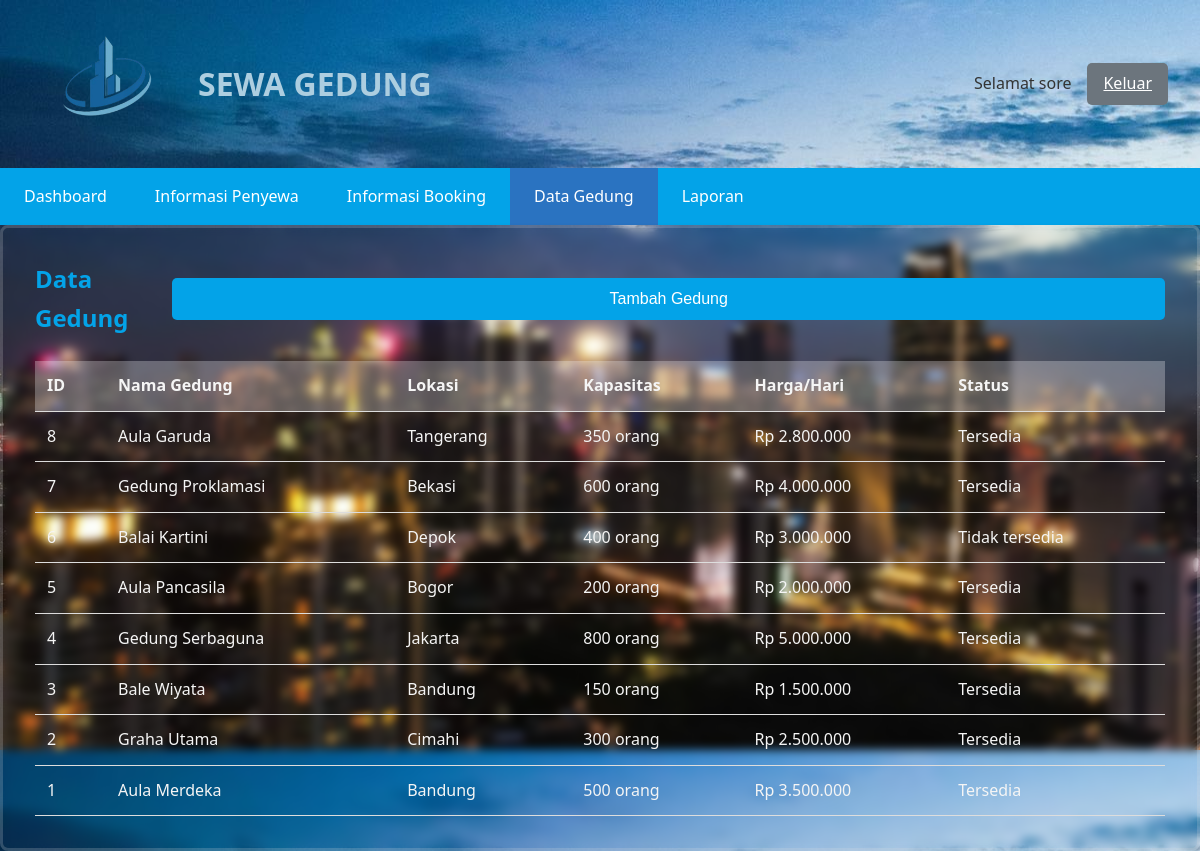
Screenshot of /gedung.php (signed in) with the database file from the repository.
### tables this page shows
CREATE TABLE gedung (
    id INT AUTO_INCREMENT PRIMARY KEY,
    nama VARCHAR(100) NOT NULL,
    lokasi VARCHAR(100) NOT NULL,
    kapasitas INT NOT NULL,
    harga DECIMAL(10,2) NOT NULL,
    status ENUM('tersedia', 'tidak tersedia') DEFAULT 'tersedia'
);

### gedung.php (the view, shortened to what this page needs)
<?php
require_once 'config/database.php';
$stmt = $pdo->query("SELECT * FROM gedung ORDER BY id DESC");
$gedung_list = $stmt->fetchAll(PDO::FETCH_ASSOC);
?>
<!DOCTYPE html>
<html lang="id">
<head>
</head>
<body>
    <div class="dashboard-container">
        <header class="dashboard-header">
            <div class="header-left">
                <img src="assets/logo.png" alt="Logo UT" class="logo">
                <h1>SEWA GEDUNG</h1>
            </div>
            <div class="header-right">
                <span id="greeting" class="greeting"></span>
                <a href="logout.php" class="btn-secondary">Keluar</a>
            </div>
        </header>
        <nav class="dashboard-nav">
            <ul>
                <li><a href="dashboard.php" class="nav-link">Dashboard</a></li>
                <li><a href="penyewa.php" class="nav-link">Informasi Penyewa</a></li>
                <li><a href="booking.php" class="nav-link">Informasi Booking</a></li>
                <li><a href="gedung.php" class="nav-link active">Data Gedung</a></li>
                <li><a href="laporan.php" class="nav-link">Laporan</a></li>
            </ul>
        </nav>
        <main class="stok-main">
            <div class="stok-header">
                <h2>Data Gedung</h2>
                <button id="addStockBtn" class="btn-primary">Tambah Gedung</button>
            </div>
            <table class="stock-table">
                <thead>
                    <tr>
                        <th>ID</th>
                        <th>Nama Gedung</th>
                        <th>Lokasi</th>
                        <th>Kapasitas</th>
                        <th>Harga/Hari</th>
                        <th>Status</th>
                    </tr>
                </thead>
                <tbody>
                    <?php foreach($gedung_list as $gedung): ?>
                    <tr>
                        <td><?= $gedung['id'] ?></td>
                        <td><?= htmlspecialchars($gedung['nama']) ?></td>
                        <td><?= htmlspecialchars($gedung['lokasi']) ?></td>
                        <td><?= $gedung['kapasitas'] ?> orang</td>
                        <td>Rp <?= number_format($gedung['harga'], 0, ',', '.') ?></td>
                        <td><span class="status-<?= $gedung['status'] ?>"><?= ucfirst($gedung['status']) ?></span></td>
                    </tr>
                    <?php endforeach; ?>
                </tbody>
            </table>
        </main>
    </div>
</body>
</html>

### gedung.php (style rules this page uses)
* { margin: 0; padding: 0; box-sizing: border-box; }
body { font-family: 'Segoe UI', Tahoma, Geneva, Verdana, sans-serif; line-height: 1.6; color: #333; background-image: url(assets/gedung.png); }
.logo { max-width: 150px; margin-bottom: 1rem; }
.btn-primary { width: 100%; padding: 0.75rem; background-color: #03a3e8; color: white; border: none; border-radius: 5px; font-size: 1rem; cursor: pointer; transition: background-color 0.3s; }
.btn-secondary { padding: 0.5rem 1rem; background-color: #6c757d; color: white; border: none; border-radius: 5px; cursor: pointer; transition: background-color 0.3s; }
.dashboard-container { display: flex; flex-direction: column; min-height: 100vh; }
.dashboard-header { display: flex; justify-content: space-between; align-items: center; padding: 1rem 2rem; background-image: url("gedung.png"); box-shadow: 0 2px 4px rgba(0, 0, 0, 0.1); }
.header-left { display: flex; align-items: center; }
.header-left h1 { margin-left: 1rem; color: rgb(173, 206, 224); }
.header-right { display: flex; align-items: center; gap: 1rem; }
.greeting { font-weight: 500; }
.dashboard-nav { background-color: #03a3e8; }
.dashboard-nav ul { display: flex; list-style: none; padding: 0; margin: 0; }
.nav-link { display: block; padding: 1rem 1.5rem; color: white; text-decoration: none; transition: background-color 0.3s; }
.nav-link:hover, .nav-link.active { background-color: #2a73c1; }
.tracking-main, .stok-main { background: transparent; border: solid rgba(225, 225, 225, 0.2); backdrop-filter: blur(5px); padding: 2rem; border-radius: 8px; box-shadow: 0 2px 4px rgba(0, 0, 0, 0.1); color: #03a3e8; }
.stok-header { display: flex; justify-content: space-between; align-items: center; margin-bottom: 1.5rem; }
.stock-table { width: 100%; border-collapse: collapse; }
.stock-table th, .stock-table td { padding: 0.75rem; text-align: left; color: whitesmoke; border-bottom: 1px solid #ddd; }
.stock-table th { background-color: #f8f9fa4a; font-weight: 600; }

### rows the page displays
gedung: id "8", nama "Aula Garuda", lokasi "Tangerang", kapasitas "350", harga "2.800.000", status "Tersedia"
gedung: id "7", nama "Gedung Proklamasi", lokasi "Bekasi", kapasitas "600", harga "4.000.000", status "Tersedia"
gedung: id "6", nama "Balai Kartini", lokasi "Depok", kapasitas "400", harga "3.000.000", status "Tidak tersedia"
gedung: id "5", nama "Aula Pancasila", lokasi "Bogor", kapasitas "200", harga "2.000.000", status "Tersedia"
gedung: id "4", nama "Gedung Serbaguna", lokasi "Jakarta", kapasitas "800", harga "5.000.000", status "Tersedia"
gedung: id "3", nama "Bale Wiyata", lokasi "Bandung", kapasitas "150", harga "1.500.000", status "Tersedia"
gedung: id "2", nama "Graha Utama", lokasi "Cimahi", kapasitas "300", harga "2.500.000", status "Tersedia"
gedung: id "1", nama "Aula Merdeka", lokasi "Bandung", kapasitas "500", harga "3.500.000", status "Tersedia"
